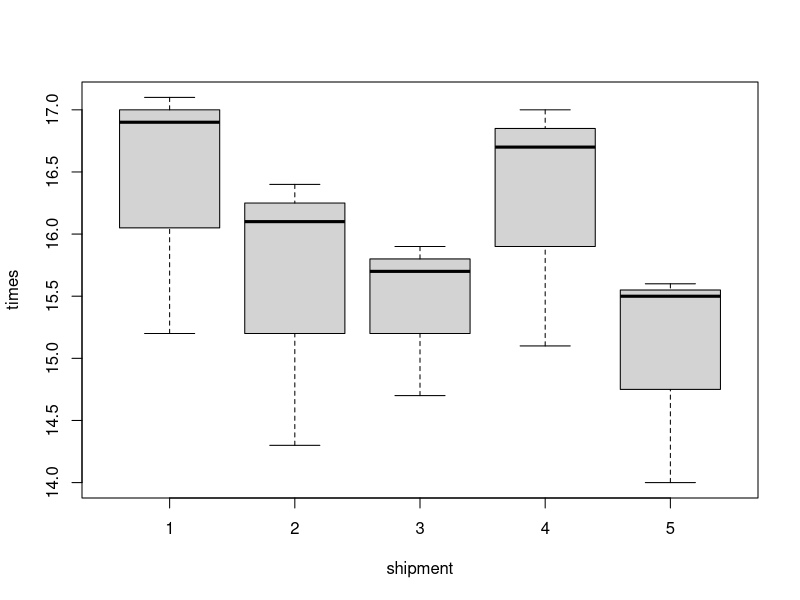
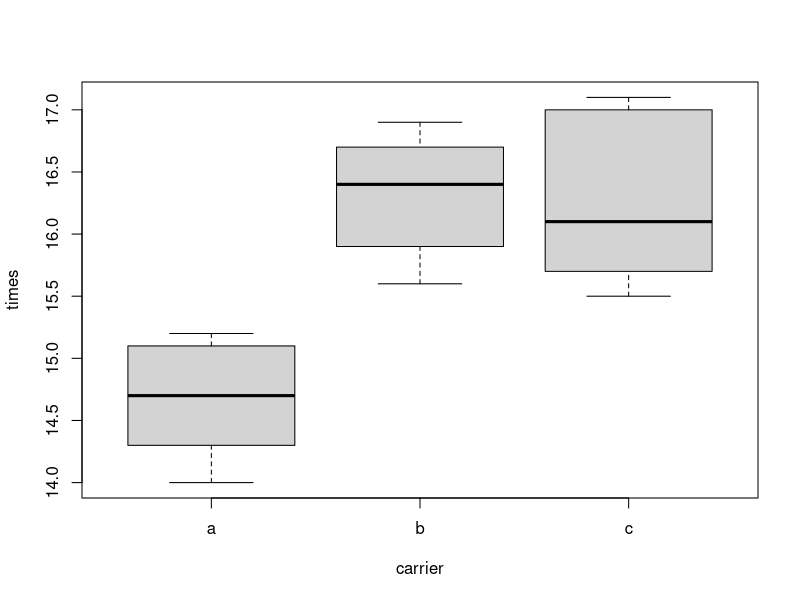
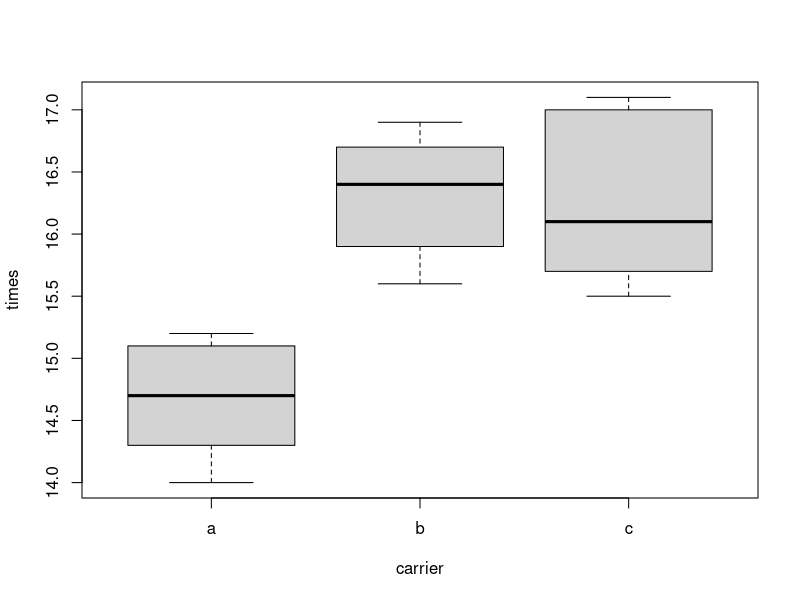
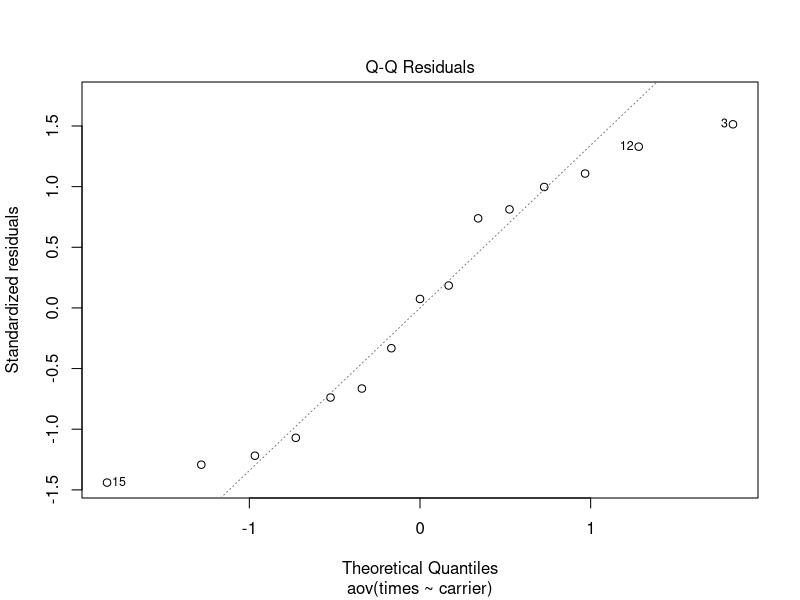

Reproduce these figures in R, in order.
##############
# ASM Design of experiments
##############

shipment=factor(rep(1:5,each=3))
carrier=factor(rep(letters[1:3],times=5))
times=c(15.2,16.9,17.1,
        14.3,16.4,16.1,
        14.7,15.9,15.7,
        15.1,16.7,17.0,
        14.0,15.6,15.5)
Delivery=data.frame(times,shipment,carrier)
Delivery

# usage of rep comment when defining factor variables 
# Matches the structure of the dataset created 

# Exploratry analysis to understand the data a bit 

par(mfrow=c(1,1))
boxplot(times ~ shipment, data=Delivery)

boxplot(times ~ carrier, data=Delivery)
means <- tapply(Delivery$times, Delivery$carrier, mean)
means
# Plots seem to indicated difference across ship and carrier types 
# so RCBD may be appropriate 
# remember we need a constraint such as sum(ai) = 0 etc 

options(contrasts = c("contr.sum", "contr.sum")) # this line ensures the constraints are met

# Under CRD there is no shipment effect and we just treat the delivery 
# times across shipments as replicated for a fixed treament (carrier)

mod.crd=aov(times ~ carrier, data=Delivery)
summary(mod.crd)

summary_mod <- summary(mod.crd)

# since crd is a special case of lm,
# we can use summary.lm to obtain coeff info summary.lm(mode.crd)
linear_sum <- summary.lm(mod.crd)
linear_sum
# First thing to check is for carrier effect on delibery times
# Perform hyp test for H0: a1 = a2 = a3 = 0

F_test <- qf(0.95, 2, 12)
F_test
# alpha = 0.05 
if (linear_sum$fstatistic[1] > F_test){
  print("reject H0")
}

# note that linear_sum$fstatistic gives a list so need to specify 

linear_sum$coefficients
# Intercept is an estimate of y_bar(++) of the overall mean \mu 

overall_mean <- mean(Delivery$times)
overall_mean # 15.747

a_3_hat <- linear_sum$coefficients[2] + linear_sum$coefficients[3]
a_3_hat # correct

boxplot(times ~ carrier, data=Delivery)
means <- tapply(Delivery$times, Delivery$carrier, mean)
means # compare with this visually 

# Significant individual treatment effects H0: ai = 0 vs H1: ai ≠ 0

std_error <- linear_sum$coefficients[, "Std. Error"] # this works 
t_values <- -a_3_hat / sqrt(std_error[3])
t_values

t_table_values <- qt(0.95, 12) # t_12 dist
t_table_values

# QQ-plot of resdiauls to check validity of assumptions on errors

plot(mod.crd, which=2)
# reasonable fit in the middle but some deviation at tails 

##############
# Fitting RCBD
##############

mod.rcbd <- aov(times ~ carrier + shipment, data=Delivery)
summary <- summary(mod.rcbd)
summary

block_test <- qf(0.95, 4, 8)
block_test # not significant reject H0

if (18.82 > block_test){
  print("reject H0")
}

treat_test <- qf(0.95, 2, 8)
treat_test 

if (83.82 > treat_test){
  print("reject H0")
}

lm.summary.rcbd <- summary.lm(mod.rcbd)
lm.summary.rcbd


